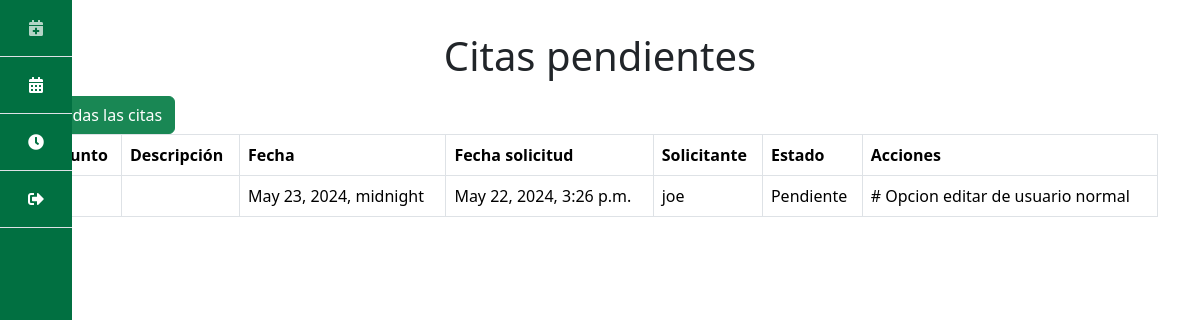
Page /citas_pendientes/ (signed in) on the earlier database version.
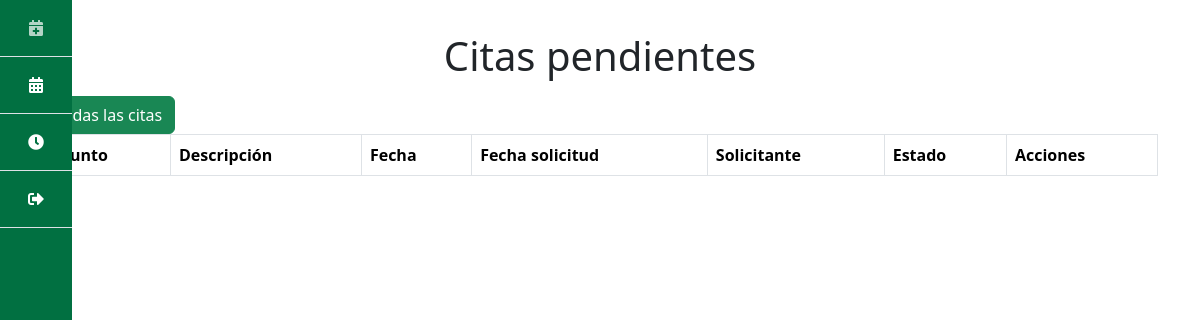
Same page on the later database version.
### paginas/models.py (models this page shows)
class Cita(models.Model):
    PENDIENTE = 'Pendiente'
    CONFIRMADA = 'Confirmada'
    CANCELADA = 'Declinada'
    ESTADOS_CITA = [
        (PENDIENTE, 'Pendiente'),
        (CONFIRMADA, 'Confirmada'),
        (CANCELADA, 'Cancelada'),
    ]
    HOMBRE = 'Hombre'
    MUJER = 'Mujer'
    PREFIERO_NO_DECIRLO = 'Prefiero no decirlo'
    GENERO = [
        (HOMBRE, 'Hombre'),
        (MUJER, 'Mujer'),
        (PREFIERO_NO_DECIRLO, 'Prefiero no decirlo'),
    ]

### paginas/views.py (the view)
# urls.py: path('citas_pendientes/', views.citas_pendientes, name = 'citas_pendientes'),
def citas_pendientes(request):
    if request.user.username == 'espy':
        citas = Cita.objects.filter(estado='Pendiente').order_by('solicitada')
    else:
        citas = Cita.objects.filter(
            estado='Pendiente', user=request.user).order_by('solicitada')
    return render(request, 'citas_pendientes.html', {
        'citas': citas})

### paginas/templates/citas_pendientes.html
{% extends 'base.html' %} {% block content %}
<h1 class="text-center mt-3 mb-3">Citas pendientes</h1>
<a href="/citas" class="btn btn-success">Todas las citas</a>
<table class="table table-bordered">
    <thead>
        <tr>
            <th scope="col">Asunto</th>
            <th scope="col">Descripción</th>
            <th scope="col">Fecha</th>
            <th scope="col">Fecha solicitud</th>
            <th scope="col">Solicitante</th>
            <th scope="col">Estado</th>
            <th scope="col">Acciones</th>
        </tr>
    </thead>
    <tbody>
        {% for cita in citas %}
        <tr>
            <td>{{ cita.titulo }}</td>
            <td>{{ cita.motivo }}</td>
            <td>{{ cita.fecha }}</td>
            <td>{{ cita.solicitada }}</td>
            <td>{{ cita.user }}</td>
            <td>{{ cita.estado }}</td>
            <td>
                {% if user.username == 'espy' %}
                    <a href="/citas/{{ cita.id }}" class="btn btn-success"
                        >Editar
                    </a>
                {% else %}
                    # Opcion editar de usuario normal
                {% endif %}
            </td>
            {% endfor %}
        </tr>
    </tbody>
</table>
{% endblock %}

Differences in the rows shown:
no longer on this page (row edited): Cita: fecha "May 23, 2024, midnight", solicitada "May 22, 2024, 3:26 p.m.", user "joe", estado "Pendiente"
